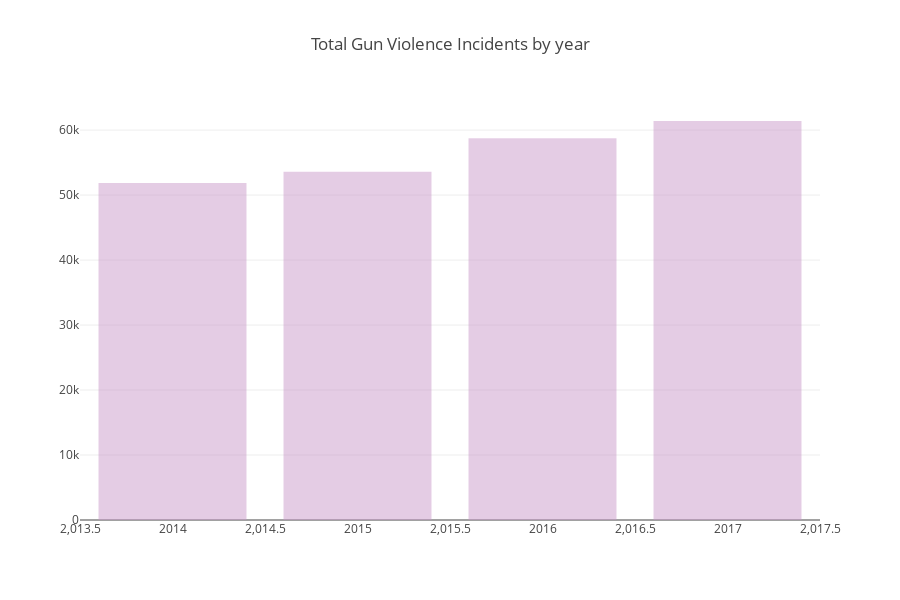

The cell this chart's notebook holds for it:
### Code cell
def create_stack_bar_data(col):
    aggregated = df[col].value_counts()
    x_values = aggregated.index.tolist()
    y_values = aggregated.values.tolist()
    return x_values, y_values

x1, y1 = create_stack_bar_data('year')
x1 = x1[:]
y1 = y1[:]
trace1 = go.Bar(x=x1, y=y1, opacity=.8, name="year count", marker=dict(color=['rgba(201, 150, 200, 0.6)', 'rgba(201, 150, 200, 0.6)', 'rgba(201, 150, 200, 0.6)', 'rgba(201, 150, 200, 0.6)']))
layout = dict(height=600, title='Total Gun Violence Incidents by year', legend=dict(orientation="h"))
fig = go.Figure(data=[trace1], layout=layout)
iplot(fig)

### Figure 1 — Plotly figure (JSON) as saved in the notebook; plotly's stock layout.template omitted (floating-point values rounded to 4 significant figures)
{"data": [{"marker": {"color": ["rgba(201, 150, 200, 0.6)", "rgba(201, 150, 200, 0.6)", "rgba(201, 150, 200, 0.6)", "rgba(201, 150, 200, 0.6)"]}, "name": "year count", "opacity": 0.8, "type": "bar", "uid": "fb3b5111-e0b7-40b6-98d7-a936e6cc7a37", "x": [2017, 2016, 2015, 2014], "y": [61401, 58763, 53579, 51854]}], "layout": {"height": 600, "legend": {"orientation": "h"}, "title": {"text": "Total Gun Violence Incidents by year"}}}
